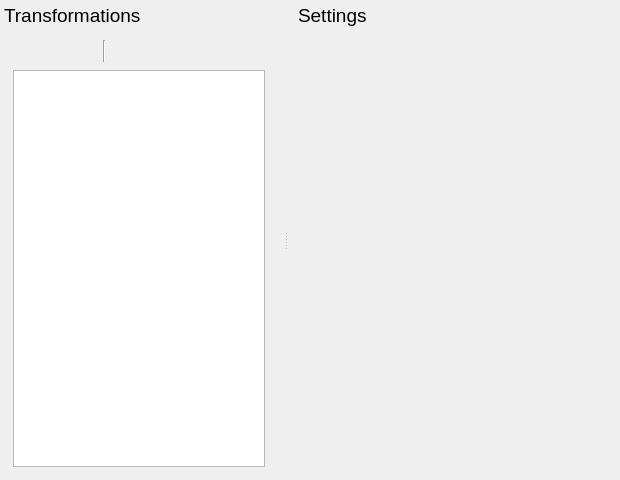
<?xml version="1.0" encoding="UTF-8"?>
<ui version="4.0">
 <class>VTransformCtlDialog</class>
 <widget class="QDialog" name="VTransformCtlDialog">
  <property name="geometry">
   <rect>
    <x>0</x>
    <y>0</y>
    <width>620</width>
    <height>480</height>
   </rect>
  </property>
  <property name="windowTitle">
   <string>Frame Transformations</string>
  </property>
  <layout class="QHBoxLayout" name="horizontalLayout">
   <property name="spacing">
    <number>2</number>
   </property>
   <property name="leftMargin">
    <number>2</number>
   </property>
   <property name="topMargin">
    <number>2</number>
   </property>
   <property name="rightMargin">
    <number>2</number>
   </property>
   <property name="bottomMargin">
    <number>2</number>
   </property>
   <item>
    <widget class="QSplitter" name="splitter">
     <property name="orientation">
      <enum>Qt::Horizontal</enum>
     </property>
     <property name="childrenCollapsible">
      <bool>false</bool>
     </property>
     <widget class="QWidget" name="widget_1" native="true">
      <layout class="QVBoxLayout" name="verticalLayout_3">
       <property name="spacing">
        <number>2</number>
       </property>
       <property name="leftMargin">
        <number>2</number>
       </property>
       <property name="topMargin">
        <number>2</number>
       </property>
       <property name="rightMargin">
        <number>10</number>
       </property>
       <property name="bottomMargin">
        <number>2</number>
       </property>
       <item>
        <widget class="QLabel" name="labelTFHeader">
         <property name="font">
          <font>
           <pointsize>14</pointsize>
          </font>
         </property>
         <property name="text">
          <string>Transformations</string>
         </property>
        </widget>
       </item>
       <item>
        <widget class="QWidget" name="widgetTFContainer" native="true">
         <property name="sizePolicy">
          <sizepolicy hsizetype="Maximum" vsizetype="Expanding">
           <horstretch>0</horstretch>
           <verstretch>0</verstretch>
          </sizepolicy>
         </property>
         <layout class="QVBoxLayout" name="verticalLayout_2">
          <item>
           <widget class="QWidget" name="modButtonsWidget" native="true">
            <layout class="QHBoxLayout" name="horizontalLayout_2">
             <property name="spacing">
              <number>4</number>
             </property>
             <property name="leftMargin">
              <number>2</number>
             </property>
             <property name="topMargin">
              <number>2</number>
             </property>
             <property name="rightMargin">
              <number>2</number>
             </property>
             <property name="bottomMargin">
              <number>2</number>
             </property>
             <item>
              <widget class="QPushButton" name="btnAdd">
               <property name="text">
                <string/>
               </property>
               <property name="icon">
                <iconset theme="list-add"/>
               </property>
               <property name="default">
                <bool>true</bool>
               </property>
               <property name="flat">
                <bool>true</bool>
               </property>
              </widget>
             </item>
             <item>
              <widget class="QPushButton" name="btnRemove">
               <property name="text">
                <string/>
               </property>
               <property name="icon">
                <iconset theme="list-remove"/>
               </property>
               <property name="flat">
                <bool>true</bool>
               </property>
              </widget>
             </item>
             <item>
              <widget class="Line" name="line">
               <property name="orientation">
                <enum>Qt::Vertical</enum>
               </property>
              </widget>
             </item>
             <item>
              <widget class="QPushButton" name="btnMoveUp">
               <property name="text">
                <string/>
               </property>
               <property name="icon">
                <iconset theme="go-up"/>
               </property>
               <property name="flat">
                <bool>true</bool>
               </property>
              </widget>
             </item>
             <item>
              <widget class="QPushButton" name="btnMoveDown">
               <property name="text">
                <string/>
               </property>
               <property name="icon">
                <iconset theme="go-down"/>
               </property>
               <property name="flat">
                <bool>true</bool>
               </property>
              </widget>
             </item>
             <item>
              <spacer name="horizontalSpacer">
               <property name="orientation">
                <enum>Qt::Horizontal</enum>
               </property>
               <property name="sizeHint" stdset="0">
                <size>
                 <width>40</width>
                 <height>20</height>
                </size>
               </property>
              </spacer>
             </item>
            </layout>
           </widget>
          </item>
          <item>
           <widget class="QListView" name="activeTFListView">
            <property name="iconSize">
             <size>
              <width>16</width>
              <height>16</height>
             </size>
            </property>
           </widget>
          </item>
         </layout>
        </widget>
       </item>
      </layout>
     </widget>
     <widget class="QWidget" name="widget_2" native="true">
      <property name="sizePolicy">
       <sizepolicy hsizetype="MinimumExpanding" vsizetype="Preferred">
        <horstretch>0</horstretch>
        <verstretch>0</verstretch>
       </sizepolicy>
      </property>
      <layout class="QVBoxLayout" name="verticalLayout_5">
       <property name="spacing">
        <number>4</number>
       </property>
       <property name="leftMargin">
        <number>10</number>
       </property>
       <property name="topMargin">
        <number>2</number>
       </property>
       <property name="rightMargin">
        <number>2</number>
       </property>
       <property name="bottomMargin">
        <number>2</number>
       </property>
       <item>
        <widget class="QLabel" name="labelSettingsHeader">
         <property name="font">
          <font>
           <pointsize>14</pointsize>
          </font>
         </property>
         <property name="text">
          <string>Settings</string>
         </property>
        </widget>
       </item>
       <item>
        <widget class="QWidget" name="widgetSettingsContainer" native="true">
         <property name="sizePolicy">
          <sizepolicy hsizetype="Fixed" vsizetype="Expanding">
           <horstretch>0</horstretch>
           <verstretch>0</verstretch>
          </sizepolicy>
         </property>
         <layout class="QVBoxLayout" name="verticalLayout">
          <property name="spacing">
           <number>2</number>
          </property>
          <property name="leftMargin">
           <number>2</number>
          </property>
          <property name="rightMargin">
           <number>2</number>
          </property>
          <property name="bottomMargin">
           <number>2</number>
          </property>
         </layout>
        </widget>
       </item>
      </layout>
     </widget>
    </widget>
   </item>
   <item>
    <spacer name="horizontalSpacer_2">
     <property name="orientation">
      <enum>Qt::Horizontal</enum>
     </property>
     <property name="sizeHint" stdset="0">
      <size>
       <width>40</width>
       <height>20</height>
      </size>
     </property>
    </spacer>
   </item>
  </layout>
 </widget>
 <resources/>
 <connections/>
</ui>
